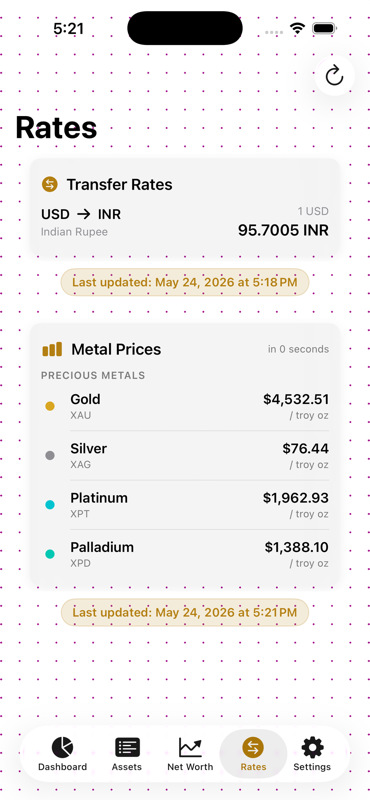
#> input picture outputs/marketing/reddit-flyer/appstore-screens/rates.png, 370 x 800 px
$ python render_appstore_inspired_flyer.py
#> lines starting #> are read from the running program, lines starting #| are printed output that depends on the picture; after the words box and inside, x2 and y2 are one past the last pixel; in counts of white or black regions, pixels touching at a corner belong together
from __future__ import annotations

import math
from pathlib import Path

from PIL import Image, ImageDraw, ImageFilter, ImageFont
from reportlab.graphics.barcode import qrencoder


ROOT = Path(__file__).resolve().parents[3]
OUT = ROOT / "outputs" / "marketing" / "reddit-flyer"
SCREENS = OUT / "appstore-screens"
ICON = ROOT / "MyWealth" / "Assets.xcassets" / "AppIcon.appiconset" / "1024.png"
PNG = OUT / "wealth-map-reddit-flyer-appstyle.png"
QR_PNG = OUT / "wealth-map-appstore-qr.png"
APP_STORE_URL = "https://apps.apple.com/us/app/wealth-map/id6755058253"

W, H = 1080, 1350
INK = "#111716"
MUTED = "#686f6c"
CARD = "#f4f4f4"
CARD_2 = "#f0f0f0"
GOLD = "#b98513"
YELLOW = "#ffcc00"
MAGENTA = "#d016a4"
GREEN = "#34c759"
RED = "#ff3b44"
TEAL = "#12bfc2"


def font(size: int, bold: bool = False) -> ImageFont.FreeTypeFont:
#> called with size = 44, bold = True
    candidates = [
        "/System/Library/Fonts/Supplemental/Arial Bold.ttf" if bold else "/System/Library/Fonts/Supplemental/Arial.ttf",
        "/System/Library/Fonts/SFNS.ttf",
        "/System/Library/Fonts/Helvetica.ttc",
    ]
    for candidate in candidates:
        if candidate and Path(candidate).exists():
            return ImageFont.truetype(candidate, size=size)
    return ImageFont.load_default(size=size)


F = {
    "brand": font(44, True),
    "meta": font(22, True),
    "chip": font(20, True),
    "h1": font(72, True),
    "sub": font(28, True),
    "card_title": font(26, True),
    "card_body": font(22, False),
    "small": font(17, True),
    "tiny": font(14, True),
    "value": font(31, True),
    "footer": font(30, True),
    "url": font(23, True),
}
#> in main, `base = Image.new("RGBA", (W, H), "#ffffff")`: base: PIL image 1080x1350 RGBA; every value is 255
#> in main, `bg = Image.new("RGBA", (W, H), (0, 0, 0, 0))`: bg: PIL image 1080x1350 RGBA; every value is 0


def hex_to_rgb(value: str) -> tuple[int, int, int]:
    value = value.lstrip("#")
    return tuple(int(value[i : i + 2], 16) for i in (0, 2, 4))


# [10 lines left out: function rounded_shadow, not called in this run]


def draw_dots(draw: ImageDraw.ImageDraw) -> None:
    spacing = 18
    for y in range(18, H, spacing):
        for x in range(0, W, spacing):
            if (x // spacing + y // spacing) % 2 == 0:
                r = 1.25
            else:
                r = 1.0
            draw.ellipse((x - r, y - r, x + r, y + r), fill=MAGENTA)


# [22 lines left out: functions wrap, text_block, not called in this run]


def paste_icon(base: Image.Image) -> None:
    icon = Image.open(ICON).convert("RGBA").resize((82, 82), Image.Resampling.LANCZOS)
    rounded_shadow(base, (58, 56, 160, 158), 24, "#ffffff", alpha=18, offset=(0, 12), blur=28)
    base.alpha_composite(icon, (68, 66))


def screen_card(base: Image.Image, path: Path, xy: tuple[int, int], size: tuple[int, int], rotate: float = 0, alpha: float = 1.0) -> None:
#> called with xy = (618, 198), size = (250, 500), rotate = -8, alpha = 0.55
    src = Image.open(path).convert("RGBA").resize(size, Image.Resampling.LANCZOS)
    mask = Image.new("L", size, 0)
#> mask: PIL image 250x500 L; every value is 0
    md = ImageDraw.Draw(mask)
    md.rounded_rectangle((0, 0, size[0], size[1]), radius=38, fill=255)
    src.putalpha(mask)
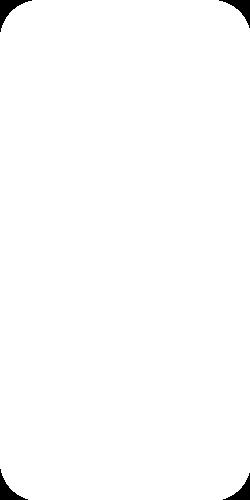
#> mask: PIL image 250x500 L; 99.1% white; 4 black regions, box (x1, y1, x2, y2) and area: (0, 0, 32, 32) 321, (219, 0, 250, 28) 289, (0, 469, 28, 500) 289, (223, 473, 250, 500) 258

    pad = 52
    stage = Image.new("RGBA", (size[0] + pad * 2, size[1] + pad * 2), (0, 0, 0, 0))
#> stage: PIL image 354x604 RGBA; every value is 0
    sd = ImageDraw.Draw(stage)
    sd.rounded_rectangle((pad + 10, pad + 18, pad + size[0] + 10, pad + size[1] + 18), radius=40, fill=(0, 0, 0, round(55 * alpha)))
    stage = stage.filter(ImageFilter.GaussianBlur(11))
    stage.alpha_composite(src, (pad, pad))
    if alpha < 1:
        a = stage.getchannel("A")
        a = a.point(lambda p: round(p * alpha))
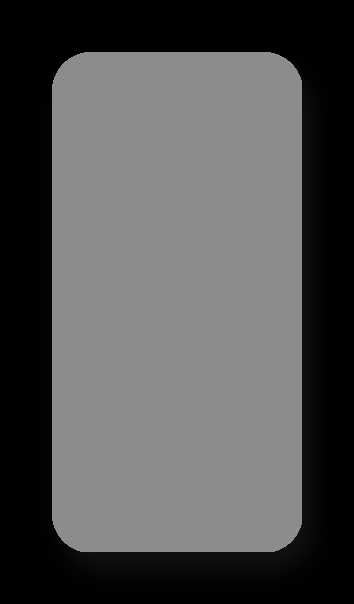
#> a: PIL image 354x604 L; min 0, max 140, mean 81.9
        stage.putalpha(a)
    if rotate:
        stage = stage.rotate(rotate, resample=Image.Resampling.BICUBIC, expand=True)
#> stage: PIL image 436x648 RGBA
    base.alpha_composite(stage, (xy[0] - pad, xy[1] - pad))


# [50 lines left out: functions chip, mini_row, qr_image, draw_qr_card, not called in this run]


def draw_left_panel(base: Image.Image) -> None:
    d = ImageDraw.Draw(base)
    paste_icon(base)
    d.text((186, 74), "Wealth Map", font=F["brand"], fill=INK)
    d.text((188, 124), "No account required", font=F["meta"], fill=MUTED)
    d.rounded_rectangle((750, 70, 1010, 124), radius=27, fill="#ffffff", outline="#e0b557", width=1)
    d.text((784, 87), "Free on App Store", font=F["chip"], fill="#805408")

    chip(d, (64, 286), "Assets • Debts • Rates")
    y = text_block(d, (64, 368), "Your whole net worth, mapped clearly.", F["h1"], INK, 520, 4)
    y += 20
    y = text_block(d, (64, y), "Track assets, liabilities, exchange rates, precious metals, history, reminders, and widgets in one focused iOS app.", F["sub"], "#3e4543", 500, 6)
    y += 30

    rounded_shadow(base, (64, y, 568, y + 276), 20, CARD, alpha=12, offset=(0, 8), blur=18, outline="#ededed")
    d.text((92, y + 24), "Portfolio Insights", font=F["card_title"], fill=INK)
    band_y = y + 70
    d.rounded_rectangle((92, band_y, 540, band_y + 86), radius=13, fill="#ffffff")
    d.text((118, band_y + 16), "Assets", font=F["tiny"], fill=MUTED)
    d.text((210, band_y + 16), "$210,000.00", font=F["small"], fill=INK)
    d.rounded_rectangle((92, band_y + 48, 540, band_y + 86), radius=0, fill=YELLOW)
    d.text((118, band_y + 57), "Net Worth", font=F["small"], fill=INK)
    d.text((326, band_y + 57), "$200,000.00", font=F["small"], fill=INK)
    mini_row(base, (92, y + 172), GREEN, "Multi-currency totals", "Base + display currencies")
    mini_row(base, (92, y + 236), "#f0c95a", "Metals and rates", "Gold, silver, platinum + more")

    d.line((64, 1192, 1010, 1192), fill="#d8d8d8", width=1)
    d.text((64, 1222), "Try it. Roast it. Tell me what to improve.", font=F["footer"], fill=INK)
    d.text((64, 1264), "App Store: Wealth Map", font=F["url"], fill="#805408")
    draw_qr_card(base, (668, 1204))


def main() -> None:
    base = Image.new("RGBA", (W, H), "#ffffff")
    bg = Image.new("RGBA", (W, H), (0, 0, 0, 0))
    d = ImageDraw.Draw(bg)
    draw_dots(d)
    base.alpha_composite(bg)

    # Soft bottom tint like the tab bar glow in the screenshots.
    glow = Image.new("RGBA", (W, H), (0, 0, 0, 0))
    gd = ImageDraw.Draw(glow)
    gd.ellipse((-130, 980, 480, 1510), fill=(255, 204, 0, 35))
    gd.ellipse((700, 70, 1260, 520), fill=(52, 199, 89, 24))
    glow = glow.filter(ImageFilter.GaussianBlur(52))
    base.alpha_composite(glow)

    # Screenshot stack: actual app UI is the hero.
    screen_card(base, SCREENS / "rates.png", (618, 198), (250, 500), rotate=-8, alpha=0.55)
    screen_card(base, SCREENS / "net-worth.png", (810, 246), (240, 480), rotate=7, alpha=0.55)
#> call 2 of screen_card, with xy = (810, 246), size = (240, 480), rotate = 7, alpha = 0.55
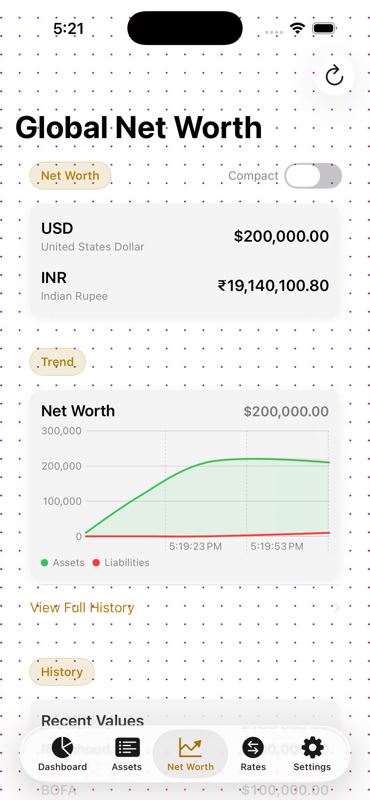
#> input picture outputs/marketing/reddit-flyer/appstore-screens/net-worth.png, 370 x 800 px
#> in screen_card (call 2), `mask = Image.new("L", size, 0)`: mask: PIL image 240x480 L; every value is 0
#> in screen_card (call 2), `src.putalpha(mask)`: mask: PIL image 240x480 L; 99% white; 4 black regions, box (x1, y1, x2, y2) and area: (0, 0, 32, 32) 321, (209, 0, 240, 28) 289, (0, 449, 28, 480) 289, (213, 453, 240, 480) 258
#> in screen_card (call 2), `stage = Image.new("RGBA", (size[0] + pad * 2, size[1] + pad * 2), (0, ..`: stage: PIL image 344x584 RGBA; every value is 0
    screen_card(base, SCREENS / "dashboard-assets.png", (642, 314), (360, 720), rotate=0, alpha=1)
#> call 3 of screen_card, with xy = (642, 314), size = (360, 720), rotate = 0, alpha = 1
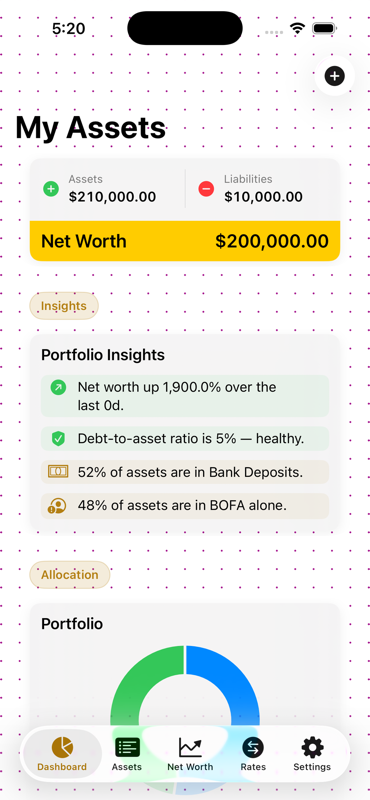
#> input picture outputs/marketing/reddit-flyer/appstore-screens/dashboard-assets.png, 370 x 800 px
#> in screen_card (call 3), `mask = Image.new("L", size, 0)`: mask: PIL image 360x720 L; every value is 0
#> in screen_card (call 3), `src.putalpha(mask)`: mask: PIL image 360x720 L; 99.6% white; 4 black regions, box (x1, y1, x2, y2) and area: (0, 0, 32, 32) 321, (329, 0, 360, 28) 289, (0, 689, 28, 720) 289, (333, 693, 360, 720) 258
#> in screen_card (call 3), `stage = Image.new("RGBA", (size[0] + pad * 2, size[1] + pad * 2), (0, ..`: stage: PIL image 464x824 RGBA; every value is 0
#> in screen_card (call 3), `stage = stage.filter(ImageFilter.GaussianBlur(11))`:
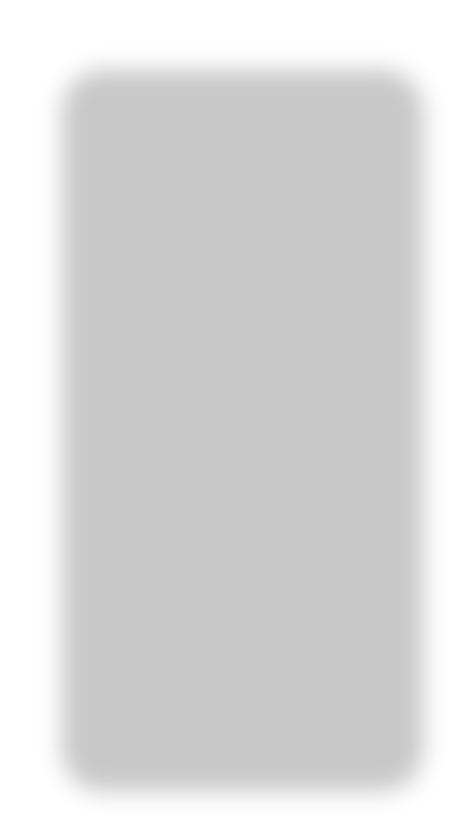
#> stage: PIL image 464x824 RGBA; mean R, G, B, A 0, 0, 0, 37.2; transparent parts drawn white
#> in screen_card (call 3), `stage.alpha_composite(src, (pad, pad))`:
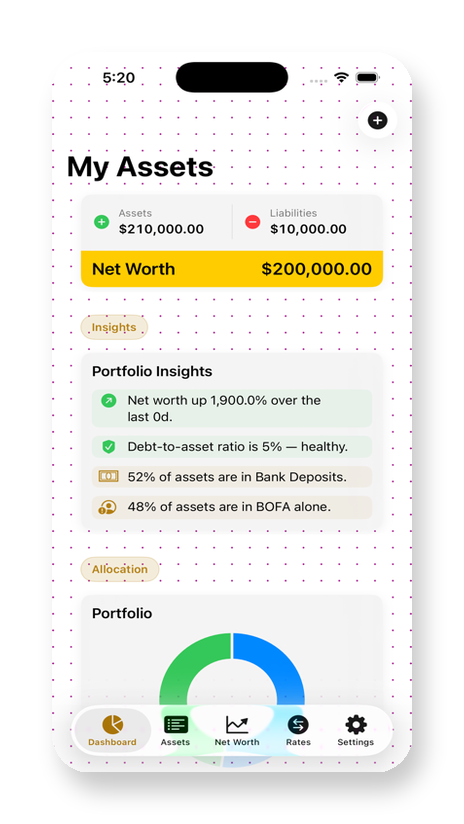
#> stage: PIL image 464x824 RGBA; mean R, G, B, A 157, 157.4, 151.4, 174.3; transparent parts drawn white
#> in screen_card (call 3), `base.alpha_composite(stage, (xy[0] - pad, xy[1] - pad))`:
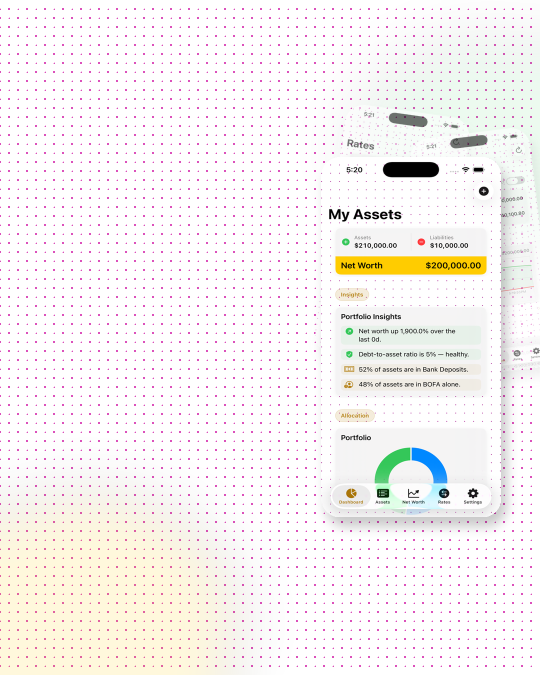
#> base: PIL image 1080x1350 RGBA (shown at 1/2 size); mean R, G, B, A 247.4, 243.7, 242, 255

    draw_left_panel(base)

    # Small app-style floating chip over the hero screenshot.
    d = ImageDraw.Draw(base)
    rounded_shadow(base, (678, 1014, 1002, 1088), 27, "#ffffff", alpha=16, offset=(0, 10), blur=18, outline="#e7e7e7")
    d.text((704, 1030), "Actual app screens", font=F["small"], fill=INK)
    d.text((704, 1053), "Dashboard, net worth, rates", font=font(15, False), fill=MUTED)
    d.rounded_rectangle((936, 1030, 974, 1068), radius=12, fill=YELLOW)
    d.line((946, 1051, 954, 1059, 966, 1040), fill=INK, width=4)

    base.convert("RGB").save(PNG, quality=96)
    print(PNG)


if __name__ == "__main__":
#> (the run stopped early here; a loop or call above may not have finished)
